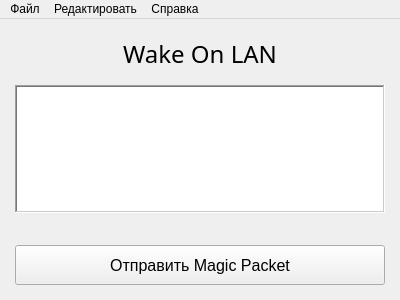
<?xml version="1.0" encoding="UTF-8"?>
<ui version="4.0">
 <class>MainWindow</class>
 <widget class="QMainWindow" name="MainWindow">
  <property name="geometry">
   <rect>
    <x>0</x>
    <y>0</y>
    <width>400</width>
    <height>300</height>
   </rect>
  </property>
  <property name="minimumSize">
   <size>
    <width>0</width>
    <height>0</height>
   </size>
  </property>
  <property name="maximumSize">
   <size>
    <width>600</width>
    <height>400</height>
   </size>
  </property>
  <property name="windowTitle">
   <string>Wake On LAN</string>
  </property>
  <property name="styleSheet">
   <string notr="true"/>
  </property>
  <widget class="QWidget" name="centralwidget">
   <property name="enabled">
    <bool>true</bool>
   </property>
   <layout class="QVBoxLayout" name="verticalLayout" stretch="1,4">
    <property name="leftMargin">
     <number>15</number>
    </property>
    <property name="topMargin">
     <number>10</number>
    </property>
    <property name="rightMargin">
     <number>15</number>
    </property>
    <property name="bottomMargin">
     <number>15</number>
    </property>
    <item>
     <widget class="QLabel" name="label">
      <property name="sizePolicy">
       <sizepolicy hsizetype="Ignored" vsizetype="Ignored">
        <horstretch>0</horstretch>
        <verstretch>0</verstretch>
       </sizepolicy>
      </property>
      <property name="minimumSize">
       <size>
        <width>100</width>
        <height>40</height>
       </size>
      </property>
      <property name="font">
       <font>
        <family>NotoSerifTamilSlanted Condensed Medium</family>
        <pointsize>18</pointsize>
       </font>
      </property>
      <property name="text">
       <string>Wake On LAN</string>
      </property>
      <property name="alignment">
       <set>Qt::AlignCenter</set>
      </property>
     </widget>
    </item>
    <item>
     <layout class="QVBoxLayout" name="button_layout" stretch="5,1,1">
      <item>
       <widget class="QListWidget" name="configList">
        <property name="styleSheet">
         <string notr="true"/>
        </property>
        <property name="frameShape">
         <enum>QFrame::WinPanel</enum>
        </property>
        <property name="midLineWidth">
         <number>0</number>
        </property>
       </widget>
      </item>
      <item>
       <spacer name="verticalSpacer">
        <property name="orientation">
         <enum>Qt::Vertical</enum>
        </property>
        <property name="sizeHint" stdset="0">
         <size>
          <width>20</width>
          <height>40</height>
         </size>
        </property>
       </spacer>
      </item>
      <item>
       <widget class="QPushButton" name="wake">
        <property name="sizePolicy">
         <sizepolicy hsizetype="Ignored" vsizetype="Fixed">
          <horstretch>0</horstretch>
          <verstretch>0</verstretch>
         </sizepolicy>
        </property>
        <property name="minimumSize">
         <size>
          <width>210</width>
          <height>40</height>
         </size>
        </property>
        <property name="maximumSize">
         <size>
          <width>16777215</width>
          <height>40</height>
         </size>
        </property>
        <property name="font">
         <font>
          <pointsize>12</pointsize>
         </font>
        </property>
        <property name="styleSheet">
         <string notr="true"/>
        </property>
        <property name="text">
         <string>Отправить Magic Packet</string>
        </property>
       </widget>
      </item>
     </layout>
    </item>
   </layout>
  </widget>
  <widget class="QMenuBar" name="menubar">
   <property name="geometry">
    <rect>
     <x>0</x>
     <y>0</y>
     <width>400</width>
     <height>26</height>
    </rect>
   </property>
   <widget class="QMenu" name="menu_file">
    <property name="title">
     <string>Файл</string>
    </property>
    <addaction name="separator"/>
    <addaction name="refresh_action"/>
    <addaction name="clear_init_action"/>
   </widget>
   <widget class="QMenu" name="menu_about">
    <property name="title">
     <string>Редактировать</string>
    </property>
    <addaction name="edit_action"/>
   </widget>
   <widget class="QMenu" name="menu_edit">
    <property name="title">
     <string>Справка</string>
    </property>
    <addaction name="about_action"/>
   </widget>
   <addaction name="menu_file"/>
   <addaction name="menu_about"/>
   <addaction name="menu_edit"/>
  </widget>
  <action name="edit_action">
   <property name="text">
    <string>Открыть редактор конфигураций</string>
   </property>
  </action>
  <action name="about_action">
   <property name="text">
    <string>О программе</string>
   </property>
  </action>
  <action name="refresh_action">
   <property name="text">
    <string>Обновить</string>
   </property>
  </action>
  <action name="clear_init_action">
   <property name="text">
    <string>Создать новый файл конфигурации</string>
   </property>
  </action>
 </widget>
 <resources/>
 <connections/>
</ui>
